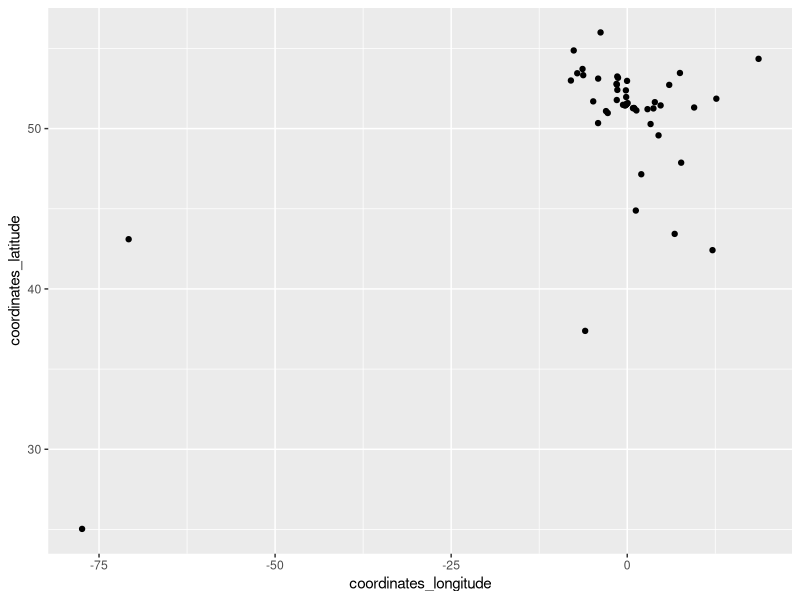
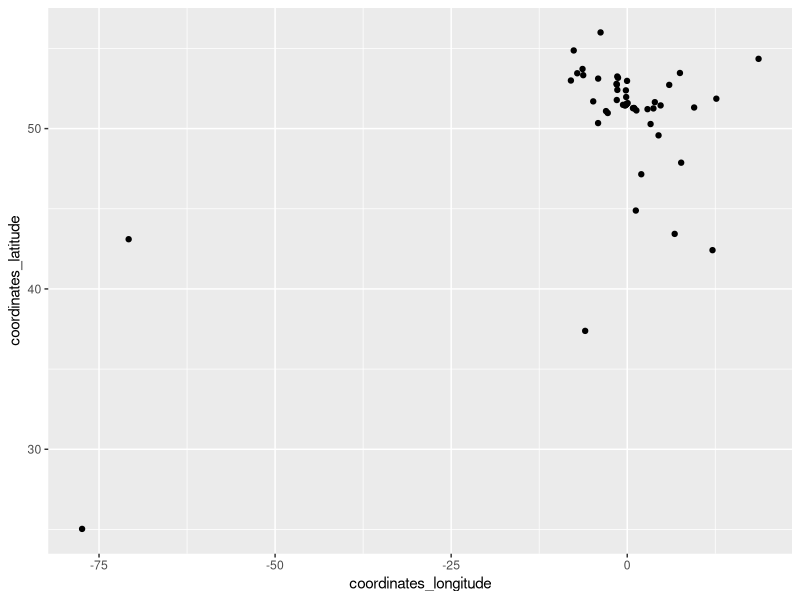

Source code (R) for these figures, in order: (Note: this script raises an error after producing the figures.)
## ---- chunk 1
library(dplyr)
library(readr)
library(magrittr)
library(ggplot2)

letter_origins = read_csv('sample_letter_data.csv')
## ---- chunk 2
ggplot() + geom_point(data = letter_origins, aes(x = coordinates_longitude, y = coordinates_latitude))
## ---- chunk 3
library(rnaturalearth)
countries = rnaturalearth::ne_countries(scale = 'medium')

ggplot() + geom_point(data = letter_origins, aes(x = coordinates_longitude, y = coordinates_latitude))

## ---- chunk 4
ggplot() +
  geom_polygon(data = countries, aes(x = long, y = lat, group = group), fill = 'gray80', color = 'gray80')+
  geom_point(data = letter_origins, aes(x = coordinates_longitude, y = coordinates_latitude)) + 
  coord_fixed(xlim = c(-10, 15), ylim = c(37, 60))
## ---- chunk 5
ggplot() +
  geom_polygon(data = countries, aes(x = long, y = lat, group = group), fill = 'gray80', color = 'gray80')+
  geom_point(data = letter_origins, aes(x = coordinates_longitude, y = coordinates_latitude, size = n)) + 
  coord_fixed(xlim = c(-10, 15), ylim = c(37, 60))
